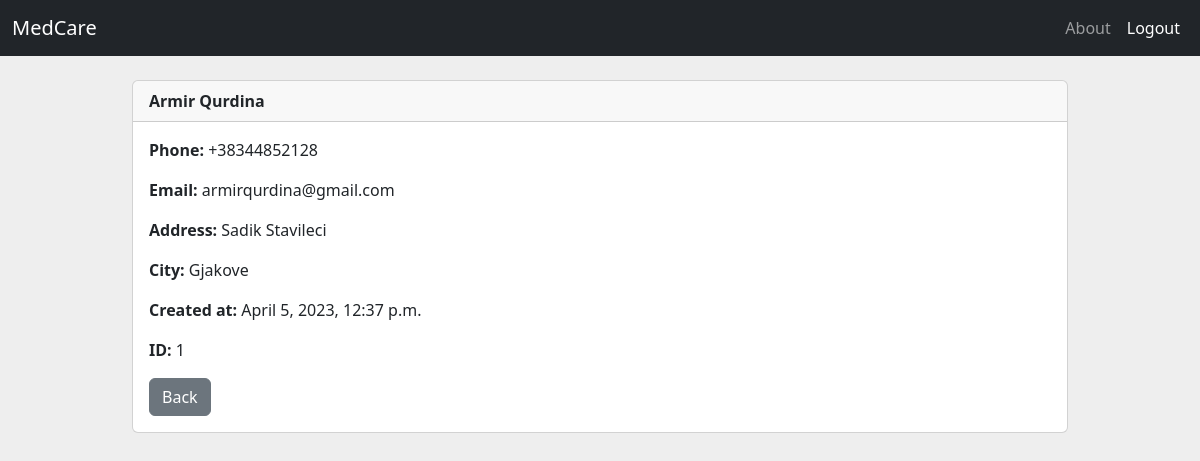
/patient/1 (signed in), run on the app's committed database.
### main/models.py (models this page shows)
class Patient(models.Model):
    created_at = models.DateTimeField(auto_now_add=True)
    first_name = models.CharField(max_length=50)
    last_name = models.CharField(max_length=50)
    phone = models.CharField(max_length=20)
    email = models.CharField(max_length=100)
    address = models.CharField(max_length=100)
    city = models.CharField(max_length=50)
    def __str__(self):
        return (f"{self.first_name} {self.last_name}")

### main/views.py (the view)
# urls.py: path("patient/<int:pk>", views.patient_record, name='patient'),
def patient_record(request, pk):
    if request.user.is_authenticated:
        patient = Patient.objects.get(id=pk)
        return render(request, 'patient.html', {'patient': patient})
    else:
        messages.error('You must be logged in to view that page.')
        return redirect('home')

### main/templates/patient.html
{% extends 'base.html' %}
{% block content %}
<div class="card">
    <div class="card-header">
      <strong>{{ patient }}</strong>
    </div>
    <div class="card-body">
      <p class="card-text"><strong>Phone: </strong>{{ patient.phone }}</p>
      <p class="card-text"><strong>Email: </strong>{{ patient.email }}</p>
      <p class="card-text"><strong>Address: </strong>{{ patient.address }}</p>
      <p class="card-text"><strong>City: </strong>{{ patient.city }}</p>
      <p class="card-text"><strong>Created at: </strong>{{ patient.created_at }}</p>
      <p class="card-text"><strong>ID: </strong>{{ patient.id }}</p>
      <a href="{% url 'home' %}" class="btn btn-secondary">Back</a>
    </div>
  </div>
{% endblock %}

### main/static/main/style.css (style rules this page uses)
body { background-color: #eee; }

### data on the page
Patient: first_name+last_name "Armir Qurdina", phone "+38344852128", email "armirqurdina@gmail.com", address "Sadik Stavileci", city "Gjakove", created_at "April 5, 2023, 12:37 p.m.", id "1"
